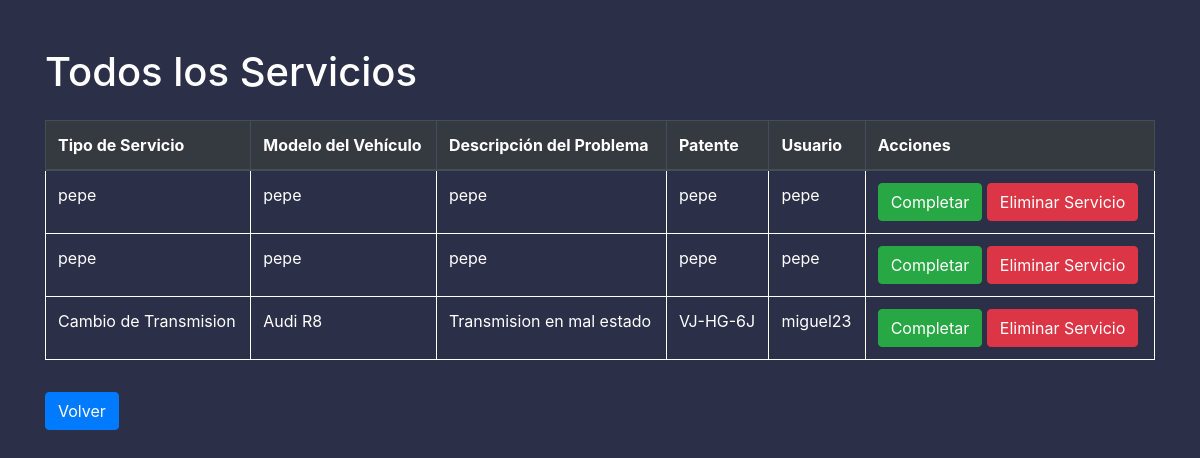
The app's page /employee/all_service/ (signed in), older data.
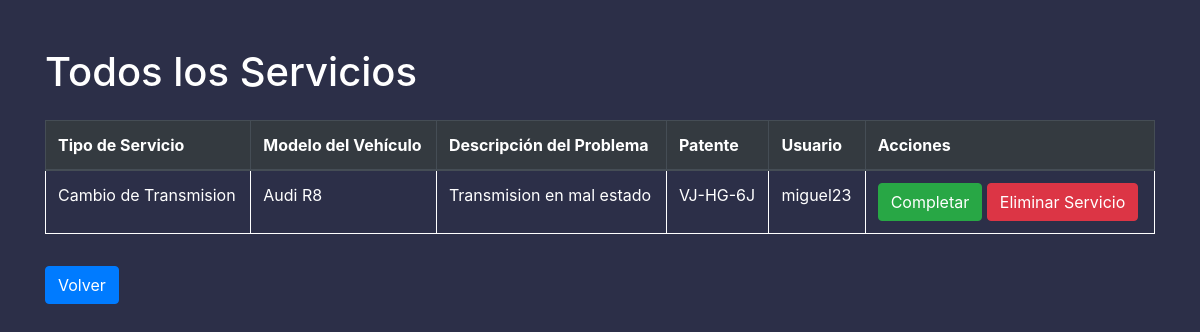
The same page, newer data.
### proyectoservi/models.py (models this page shows, shortened)
class Servicio(models.Model):
    tipo_servicio = models.CharField(max_length=100)
    modelo_vehiculo = models.CharField(max_length=100)
    descripcion_problema = models.TextField()
    patente = models.CharField(max_length=20)
    user = models.ForeignKey(User, on_delete=models.CASCADE)
    completado = models.BooleanField(default=False)
    fecha_creacion = models.DateTimeField(auto_now_add=True)

### proyectoservi/views.py (the view)
# urls.py: path('employee/all_service/', views.view_all_services, name="all_employee_service"),
@login_required
def view_all_services(request):
    services = Servicio.objects.filter(completado=False)
    return render(request, 'all_services.html', {'services': services})

### proyectoservi/templates/all_services.html (shortened to what this page needs)
<!DOCTYPE html>
<html lang="es">
<head>
    {% load static %}
    <link rel="stylesheet" href="https://stackpath.bootstrapcdn.com/bootstrap/4.5.2/css/bootstrap.min.css">
    <link rel="stylesheet" href="{% static 'css/custom_styles.css' %}">
</head>
<body>
    <div class="container mt-5">
        <h1 class="mb-4">Todos los Servicios</h1>
        <table class="table table-bordered">
            <thead class="thead-dark">
                <tr>
                    <th>Tipo de Servicio</th>
                    <th>Modelo del Vehículo</th>
                    <th>Descripción del Problema</th>
                    <th>Patente</th>
                    <th>Usuario</th>
                    <th>Acciones</th>
                </tr>
            </thead>
            <tbody>
                {% for service in services %}
                <tr>
                    <td>{{ service.tipo_servicio }}</td>
                    <td>{{ service.modelo_vehiculo }}</td>
                    <td>{{ service.descripcion_problema }}</td>
                    <td>{{ service.patente }}</td>
                    <td>{{ service.user }}</td>
                    <td>
                        <button class="btn btn-success" onclick="location.href='/employee/all_service/complete/{{ service.id }}/'">Completar</button>
                        <button class="btn btn-danger" onclick="location.href='/employee/all_service/delete/{{ service.id }}/'">Eliminar Servicio</button>
                    </td>
                </tr>
                {% endfor %}
            </tbody>
        </table>
        <button class="btn btn-primary mt-3" onclick="location.href='/employee/'">Volver</button>
    </div>
</body>
</html>

Row changes from the older to the newer data that the page shows:
removed Servicio: tipo_servicio "pepe", modelo_vehiculo "pepe", descripcion_problema "pepe", patente "pepe", user "pepe"
removed Servicio: tipo_servicio "pepe", modelo_vehiculo "pepe", descripcion_problema "pepe", patente "pepe", user "pepe"
